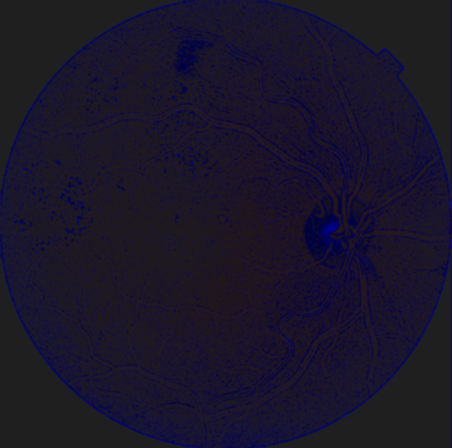
#> input picture DarkRegion/output/converted_to_image_jpeg_style.png, 452 x 448 px
$ python 3-fillter-bright-green-color-obj.py
#> lines starting #> are read from the running program, lines starting #| are printed output that depends on the picture
import cv2
import numpy as np
import matplotlib.pyplot as plt
import os

def isolate_red_objects(image_path):
    """
    Isolates red color components from an image and makes
    all other parts black. Specifically tuned for fundus images
    to highlight blood vessels and the optic disc.

    Args:
        image_path (str): The path to the input image.

    Returns:
        numpy.ndarray: The processed image with only red parts,
                       or None if the image cannot be loaded.
    """
#> called with image_path = 'output/converted_to_image_jpeg_style.png'
    # Load the image
    img = cv2.imread(image_path)
#> img is the input picture: shape (448, 452, 3); mean B, G, R 41.8, 21.5, 26.2

    if img is None:
        print(f"Error: Could not load image from {image_path}")
        return None

    # Convert the image from BGR to HSV color space
    hsv_img = cv2.cvtColor(img, cv2.COLOR_BGR2HSV)
#> hsv_img: shape (448, 452, 3); mean H, S, V 109.8, 109.7, 41.9

    # --- Define color ranges for Red ---
    # Red color in HSV wraps around 0 (or 179 in OpenCV's 0-179 H range).
    # So, we need two ranges: one for lower red hues and one for upper red hues.

    # Lower red hue range
    # Hue: 0-10 (adjust as needed for specific reds)
    # Saturation: Min 50 (to avoid desaturated colors like grays/blacks)
    # Value: Min 50 (to avoid very dark colors)
    lower_red1 = np.array([0, 50, 50])
    upper_red1 = np.array([10, 255, 255])

    # Upper red hue range
    # Hue: 160-179 (adjust as needed)
    # Saturation: Min 50
    # Value: Min 50
    lower_red2 = np.array([140, 30, 30])
    upper_red2 = np.array([179, 255, 255])

    # Create masks for both red ranges
    mask_red1 = cv2.inRange(hsv_img, lower_red1, upper_red1)
#> mask_red1: shape (448, 452); every value is 0
    mask_red2 = cv2.inRange(hsv_img, lower_red2, upper_red2)
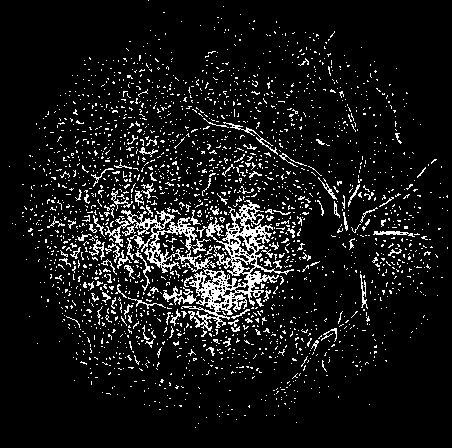
#> mask_red2: shape (448, 452); 8.7% white in thin lines or dots

    # Combine the two red masks
    mask_red = cv2.bitwise_or(mask_red1, mask_red2)

    # --- Apply the combined mask to the original image ---
    # Copy only the pixels where the mask_red is white (i.e., red)
    result_img = cv2.bitwise_and(img, img, mask=mask_red)
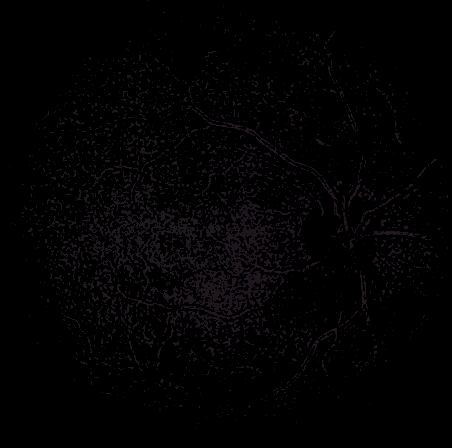
#> result_img: shape (448, 452, 3); mean B, G, R 2.7, 2, 2.6

    # Display the original and the processed image using Matplotlib for better clarity
    plt.figure(figsize=(12, 6))

    plt.subplot(1, 2, 1)
    plt.imshow(cv2.cvtColor(img, cv2.COLOR_BGR2RGB)) # Convert BGR to RGB for matplotlib
    plt.title('Original Image')
    plt.axis('off')

    plt.subplot(1, 2, 2)
    plt.imshow(cv2.cvtColor(result_img, cv2.COLOR_BGR2RGB)) # Convert BGR to RGB for matplotlib
    plt.title('Red Objects Isolated')
    plt.axis('off')

    plt.show()
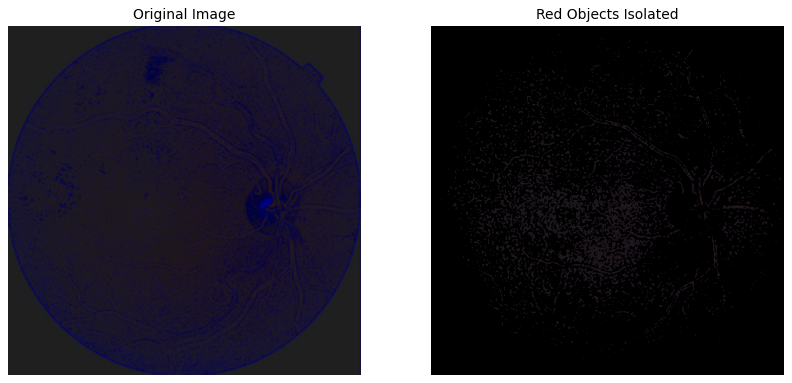
#> figure drawn by matplotlib, 2 panels

    return result_img

# --- How to use the function ---
image_file = 'output/converted_to_image_jpeg_style.png' # The image you provided

# Ensure the image file exists
if not os.path.exists(image_file):
    print(f"Error: The file '{image_file}' was not found. Please ensure it's in the same directory as the script.")
else:
    processed_image = isolate_red_objects(image_file)

    if processed_image is not None:
        # Define output directory and filename
        output_directory = 'RedIsolated'
        output_filename = 'red_isolated_fundus.png'
        output_path = os.path.join(output_directory, output_filename)

        # Create the output directory if it doesn't exist
        if not os.path.exists(output_directory):
            os.makedirs(output_directory)
            print(f"Created directory: {output_directory}")

        # Save the result
        cv2.imwrite(output_path, processed_image)
        print(f"Processed image saved as '{output_path}'")
    else:
        print("Image processing failed.")
